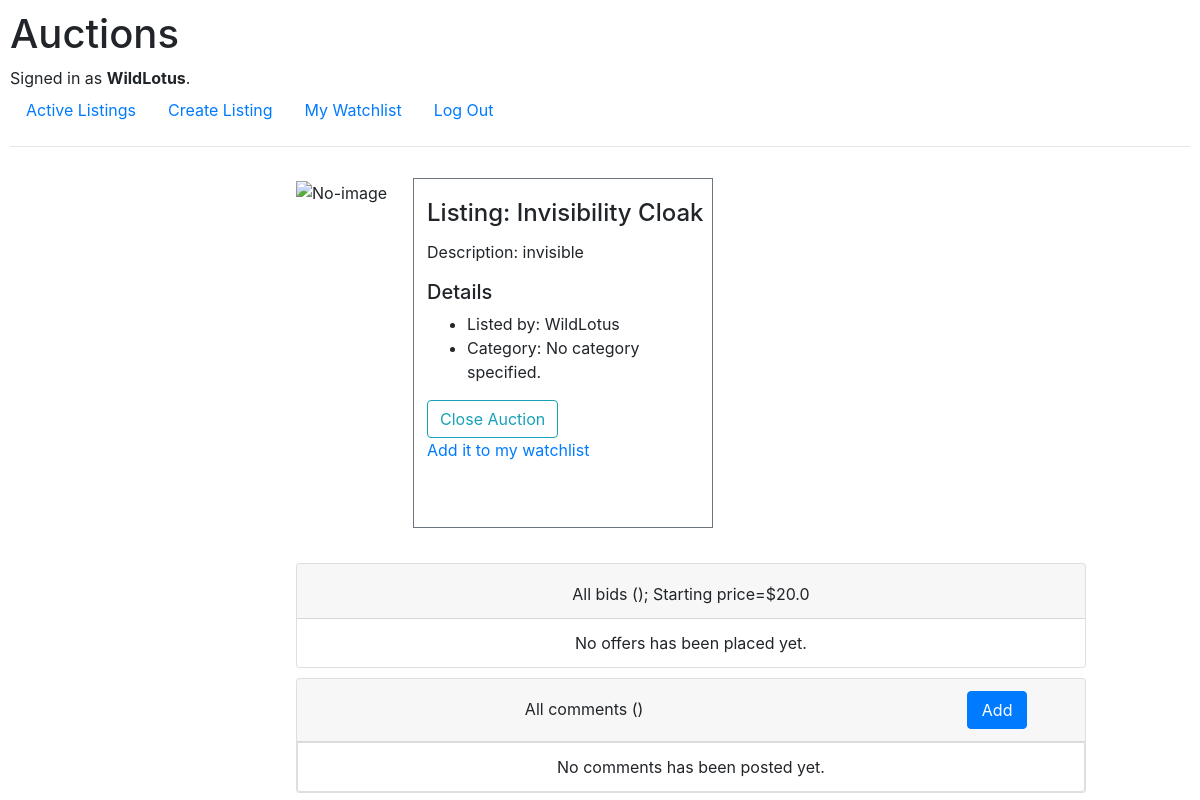
/12/bid (signed in), run on an earlier commit of the app's database.
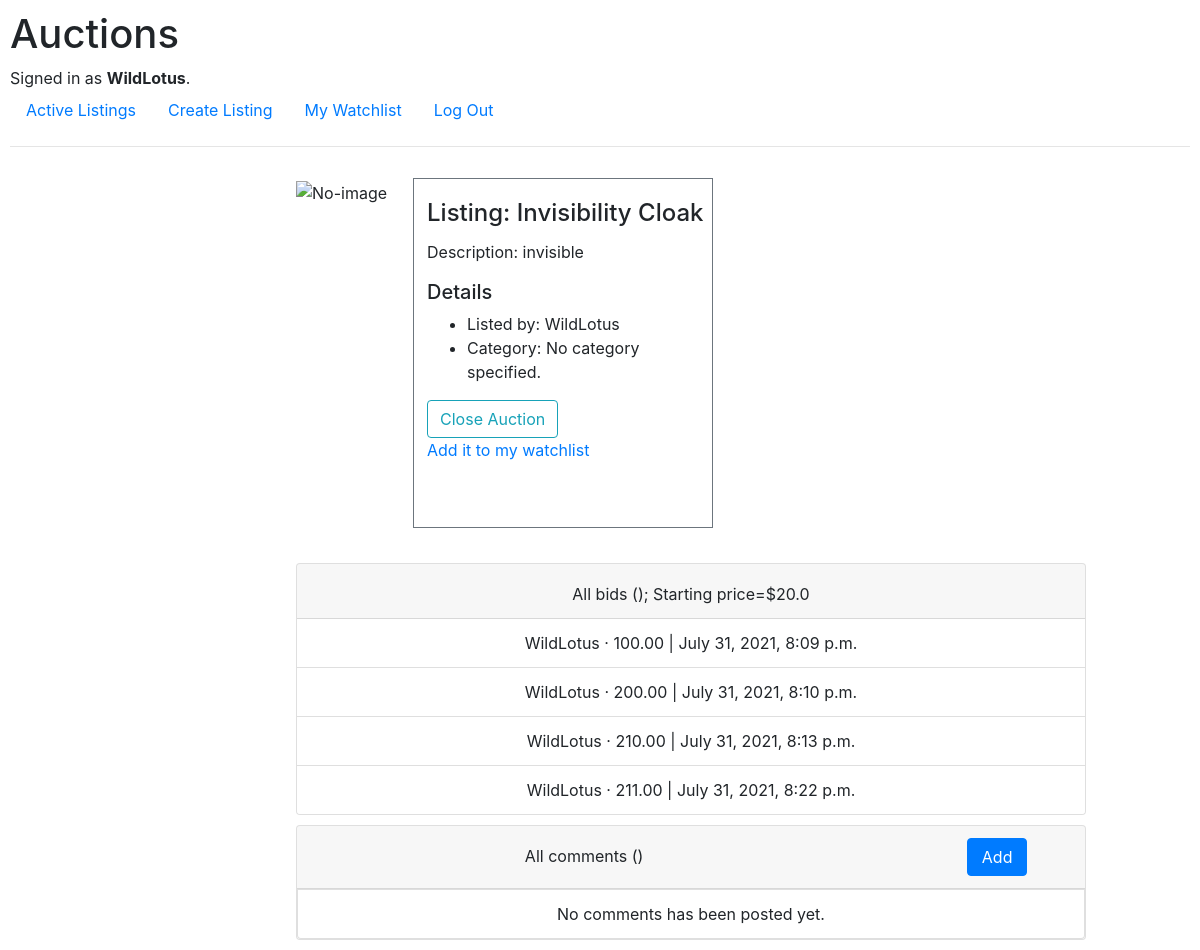
And on a later commit of the database.
### auctions/models.py (models this page shows, shortened)
class Bid(models.Model):
    listing = models.ForeignKey(Listing, on_delete=models.CASCADE, related_name="bids")
    author = models.ForeignKey(User, on_delete=models.CASCADE, null=True)
    offer = models.DecimalField(decimal_places=2, max_digits=5)
    date = models.DateTimeField(auto_now_add=True, null=True)

class User(AbstractUser):
    pass

### auctions/views.py (the view)
# urls.py: path('<int:listing_id>/bid', views.bid, name="bid"),
@login_required(login_url='/login')
def bid(request, listing_id):
    listing = Listing.objects.get(pk=listing_id)
    form = NewBidForm(request.POST)
    if form.is_valid():
        offer = float(request.POST['offer'])
        if is_valid(offer, listing):
            newBid = form.save(commit=False)
            listing.current_bid = offer
            newBid.listing = listing
            newBid.author = request.user
            newBid.save()
            listing.save()
            return HttpResponseRedirect(reverse("listing", args=[listing_id]))
        else:
            return render(request, "auctions/listing.html", {
                "listing": listing,
                "form": NewBidForm(),
                "value_error": True,
            })
    else:
        return render(request, "auctions/listing.html", {
            "form": NewBidForm(),
            "listing": listing,
        })

### auctions/templates/auctions/listing.html (shortened to what this page needs)
{% extends "auctions/layout.html"%}
{% block body %}
<div class="wrapper" style="height: 390px;">
    <div class="row" style="height: 500px; padding: 0 20px; margin-left: 250px;">
        <div class="col-xs-4">
            {% if listing.image_url %}
            <img src="{{ listing.image_url }}" alt="{{ listing.description }}"
                style="width: 370px; height: 352px; margin-top: 14px; margin-left: 70px">
            {% else %}
            <div class="p-3">
                <img src="https://1080motion.com/wp-content/uploads/2018/06/NoImageFound.jpg.png" alt="No-image" style="height: 350px;">
            </div>
            {% endif %}
        </div>
        <div class="col-xs-4 border border-secondary" id="detail"
            style="padding-left: 13px; width: 300px; height: 350px; margin-top: 15px; padding-top: 20px; margin-left: 10px; display: inline-block;">
            <h4 class="card-title">Listing: {{ listing.title }}</h4>
            <p class="card-text">Description: {{ listing.description }}</p>
            <h5>Details</h5>
            <ul>
                <li>Listed by: {{ listing.author }}</li>
                {% if listing.category is not None %}
                    <li>Category: {{ listing.category }}</li>
                {% else %}
                    <li>Category: No category specified.</li>
                {% endif %}
            </ul>
            {% if listing.active and listing.author == user %}
            <a class="btn btn-outline-info" href="{% url 'close_listing' listing.id %}" role="button">Close Auction</a>
            {% endif %}
            <a href="{% url 'change_watchlist' listing.id 'listing' %}" class="card-link">
                {% if listing.is_watched %}
                    <p>Remove from my watchlist</p>
                {% else %}
                    <p>Add it to my watchlist</p>
                {% endif %}
            </a>
        </div>
    </div>
</div>
<div class="card" style="width: 790px; margin-left: 286px; margin-top: 10px;">
    <div class="card-header" style="display: flex">
        <div style="flex: 5; width: 120px; text-align: center; padding-top: 6px">
            All bids ({{bid_count}}); Starting price=${{ listing.starting_bid }}
        </div>
    </div>
    <ul class="list-group list-group-flush">
        {% for bid in listing.bids.all %}
            <li class="list-group-item" style="text-align: center;">{{ bid.author }} &middot; {{ bid.offer }} | {{ bid.date }} </li>
        {% empty %}
            <li class="list-group-item" style="text-align: center;">No offers has been placed yet.</li>
    </ul>
    {% endfor %}
</div>
<div class="card" style="width: 790px; margin-left: 286px; margin-top: 10px;">
    <div class="card-header" style="display: flex">
        <div style="flex: 5; width: 120px; text-align: center; padding-top: 6px">
            All comments ({{ comment_count }})
        </div>
        {% if user.is_authenticated %}
        <div style="flex: 1;">
        </div>
        <div style="flex: 1;">
            <button type="submit" class="btn btn-primary" style="width: 60px; margin-left: 9px;">Add</button>
        </div>
        {% endif %}
    </div>
    {% for comment in comments %}
    <ul class="list-group list-group-flush">
        <li class="list-group-item" style="text-align: center;">{{ comment.author }} &middot; {{ comment }} | {{ comment.date }} </li>
        {% empty %}
        <li class="list-group-item" style="text-align: center;">No comments has been posted yet.</li>
    {% endfor %}
</div>
{% endblock %}

What changed in the data, as far as the page shows it:
added Bid: author "WildLotus", offer "100.00", date "July 31, 2021, 8:09 p.m."
added Bid: author "WildLotus", offer "200.00", date "July 31, 2021, 8:10 p.m."
added Bid: author "WildLotus", offer "210.00", date "July 31, 2021, 8:13 p.m."
added Bid: author "WildLotus", offer "211.00", date "July 31, 2021, 8:22 p.m."
Also different on the page:
text no longer shown: "No offers has been placed yet."
